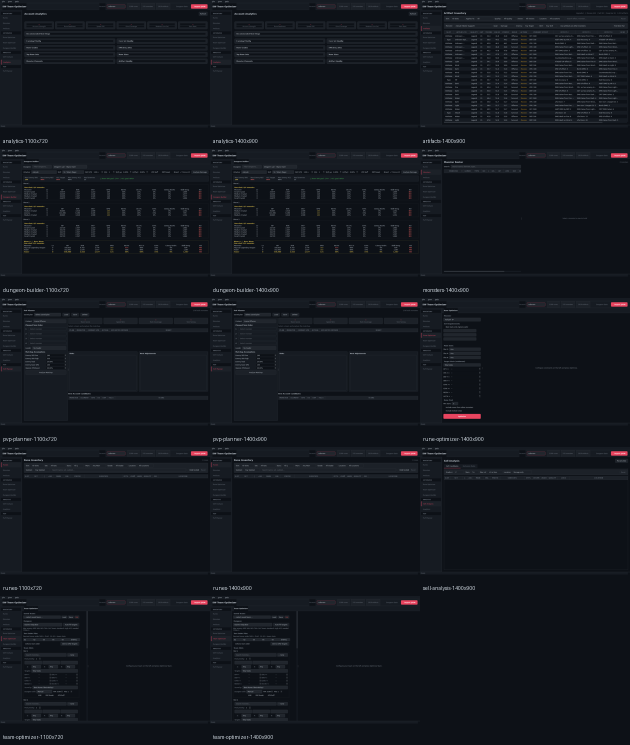
#> input picture release/screenshots/ui-contact-sheet.png, 1260 x 1490 px (shown at 1/2 size)
$ python validate_screenshots.py ../release/screenshots/ui-contact-sheet.png
#> lines starting #> are read from the running program, lines starting #| are printed output that depends on the picture
"""Validate release screenshots and build a compact visual-QA contact sheet."""
from __future__ import annotations

from pathlib import Path
import sys

from PIL import Image, ImageDraw, ImageStat


def validate(path: Path) -> Image.Image:
    image = Image.open(path).convert("RGB")
#> image is the input picture: PIL image 1260x1490 RGB; mean R, G, B 18.6, 22.4, 28.7
    if image.width < 1000 or image.height < 700:
        raise ValueError("%s is unexpectedly small: %sx%s" % (path, image.width, image.height))
    deviation = ImageStat.Stat(image.resize((128, 96))).stddev
#> deviation = [9.47, 6.73, 7.19]
    if max(deviation) < 8:
        raise ValueError("%s appears blank or nearly uniform" % path)
    return image


def main(arguments: list[str]) -> int:
    paths = [Path(value) for value in arguments]
    if not paths:
        raise ValueError("Provide at least one screenshot.")
    images = [(path, validate(path)) for path in paths]
#> images = 1 item

    thumb_width, thumb_height = 420, 270
    columns = 3
    rows = (len(images) + columns - 1) // columns
#> rows = 1
    sheet = Image.new("RGB", (columns * thumb_width, rows * (thumb_height + 28)), "#0d1117")
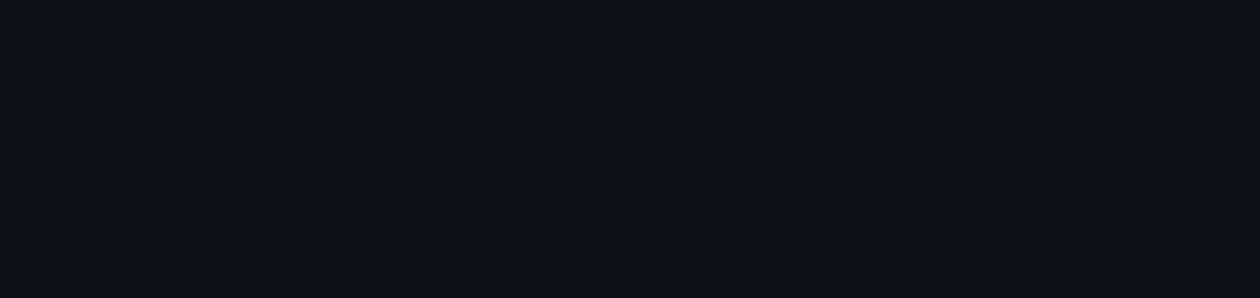
#> sheet: PIL image 1260x298 RGB; mean R, G, B 13, 17, 23
    draw = ImageDraw.Draw(sheet)
    for index, (path, image) in enumerate(images):
        image.thumbnail((thumb_width, thumb_height))
        x = (index % columns) * thumb_width
        y = (index // columns) * (thumb_height + 28)
        sheet.paste(image, (x, y))
        draw.text((x + 6, y + thumb_height + 6), path.stem, fill="#c9d1d9")
#> this loop made 1 pass
#> (x, y) on pass 1: (0, 0)
    output = paths[0].parent / "ui-contact-sheet.png"
    sheet.save(output)
    print("Validated %d screenshots; contact sheet: %s" % (len(images), output))
#| Validated 1 screenshots; contact sheet: ../release/screenshots/ui-contact-sheet.png
    return 0


if __name__ == "__main__":
    raise SystemExit(main(sys.argv[1:]))
#> (the program exits here)

$ run again, with release/screenshots/artifacts-1400x900.png copied over release/screenshots/ui-contact-sheet.png
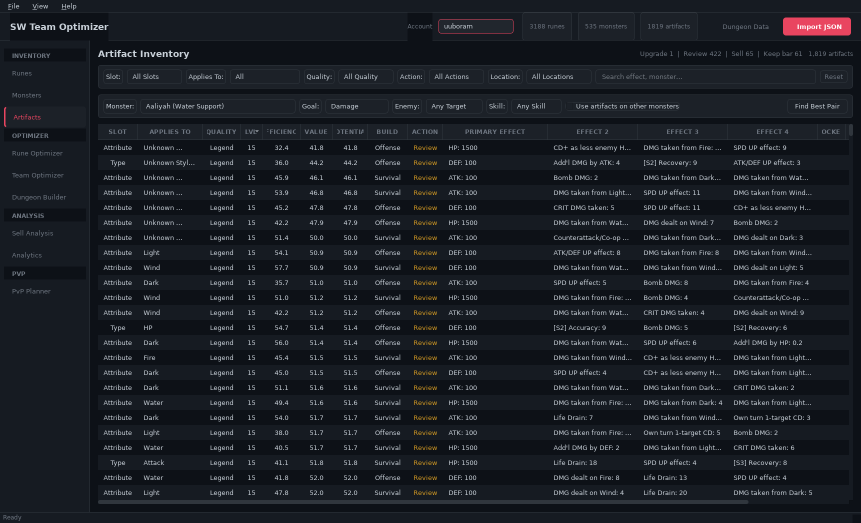
#> input picture release/screenshots/artifacts-1400x900.png, 1722 x 1046 px (shown at 1/2 size)
#> in validate, image is the input picture: PIL image 1722x1046 RGB; mean R, G, B 26.1, 30.2, 36.7
#> deviation = [16.02, 12.79, 13.19]
#> images = 1 item
#> rows = 1
#> the loop in main, `for index, (path, image) in enumerate(images):` made 1 pass
#> (x, y) on pass 1: (0, 0)
#> after the loop in main, `for index, (path, image) in enumerate(images):`:
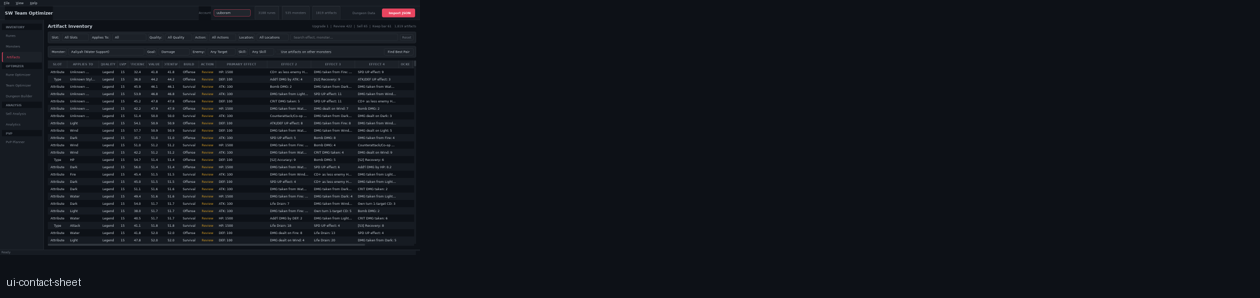
#> sheet: PIL image 1260x298 RGB; mean R, G, B 16.8, 20.9, 27
#| Validated 1 screenshots; contact sheet: ../release/screenshots/ui-contact-sheet.png
